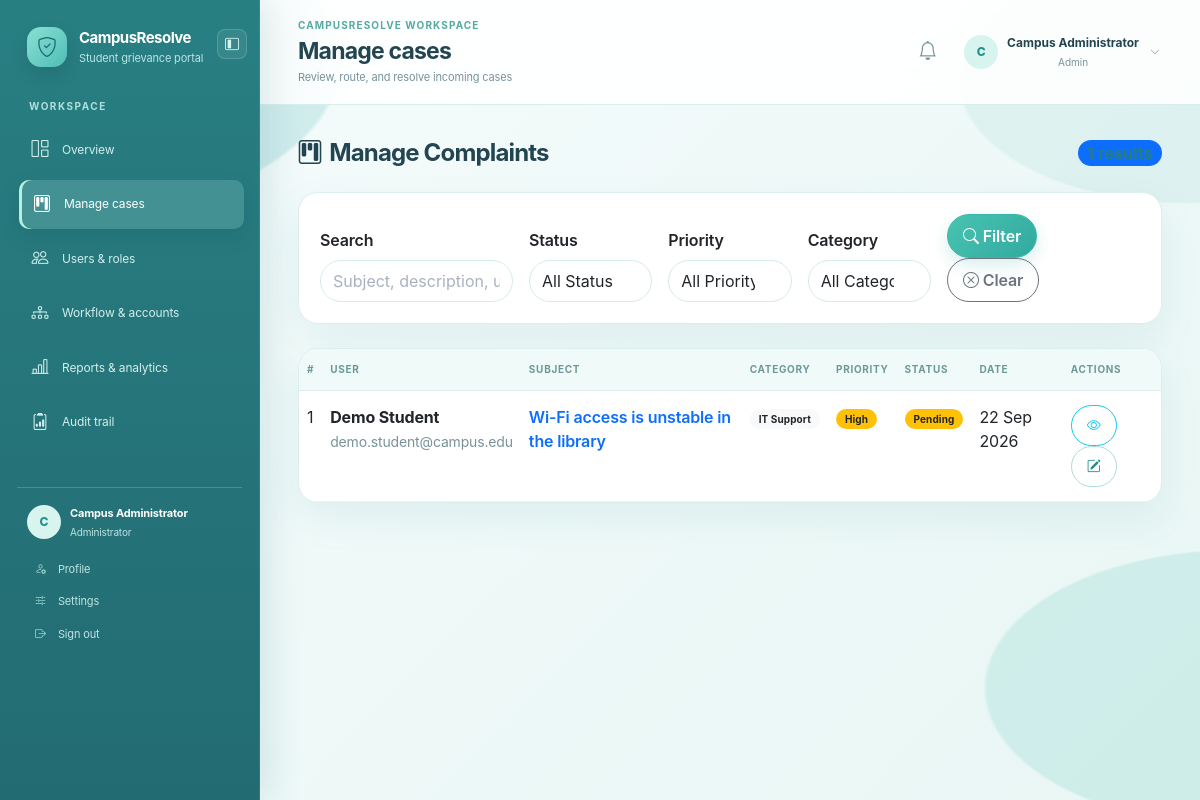
/admin_complaints.php (signed in), run on the app's committed database.
### tables this page shows
CREATE TABLE IF NOT EXISTS `complaints` (
  `id` INT AUTO_INCREMENT PRIMARY KEY,
  `user_id` INT NOT NULL,
  `department_id` INT DEFAULT NULL,
  `officer_id` INT DEFAULT NULL,
  `subject` VARCHAR(200) NOT NULL,
  `category` VARCHAR(100) NOT NULL,
  `priority` ENUM('Low','Medium','High','Critical') NOT NULL DEFAULT 'Medium',
  `description` TEXT NOT NULL,
  `status` ENUM('Pending','In Progress','Resolved','Rejected') NOT NULL DEFAULT 'Pending',
  `admin_remarks` TEXT DEFAULT NULL,
  `department_remarks` TEXT DEFAULT NULL,
  `officer_remarks` TEXT DEFAULT NULL,
  `resolved_at` TIMESTAMP NULL DEFAULT NULL,
  `created_at` TIMESTAMP DEFAULT CURRENT_TIMESTAMP,
  CONSTRAINT `fk_complaints_user` FOREIGN KEY (`user_id`) REFERENCES `users`(`id`) ON DELETE CASCADE,
  CONSTRAINT `fk_complaints_department` FOREIGN KEY (`department_id`) REFERENCES `departments`(`id`) ON DELETE SET NULL,
  CONSTRAINT `fk_complaints_officer` FOREIGN KEY (`officer_id`) REFERENCES `users`(`id`) ON DELETE SET NULL,
  INDEX `idx_complaints_status` (`status`), INDEX `idx_complaints_department` (`department_id`), INDEX `idx_complaints_officer` (`officer_id`),
  INDEX `idx_complaints_created_at` (`created_at`), INDEX `idx_complaints_user_created` (`user_id`, `created_at`), INDEX `idx_complaints_department_created` (`department_id`, `created_at`), INDEX `idx_complaints_officer_created` (`officer_id`, `created_at`)
);

CREATE TABLE IF NOT EXISTS `users` (
  `id` INT AUTO_INCREMENT PRIMARY KEY,
  `full_name` VARCHAR(100) NOT NULL,
  `email` VARCHAR(150) NOT NULL UNIQUE,
  `password` VARCHAR(255) NOT NULL,
  `role` ENUM('user','admin','department','officer') NOT NULL DEFAULT 'user',
  `department_id` INT DEFAULT NULL,
  `is_active` TINYINT(1) NOT NULL DEFAULT 1,
  `created_at` TIMESTAMP DEFAULT CURRENT_TIMESTAMP,
  CONSTRAINT `fk_users_department` FOREIGN KEY (`department_id`) REFERENCES `departments`(`id`) ON DELETE SET NULL,
  INDEX `idx_users_role_active` (`role`, `is_active`)
);

### admin_complaints.php (the view, shortened to what this page needs)
<?php
require_once 'config.php';
$search_query = trim($_GET['search'] ?? '');
$where_sql = '';
$sql = "SELECT c.*, u.full_name, u.email FROM complaints c JOIN users u ON c.user_id = u.id $where_sql ORDER BY c.created_at DESC";
$stmt = $conn->prepare($sql);
$stmt->execute();
$complaints = $stmt->get_result()->fetch_all(MYSQLI_ASSOC);
?>
<!DOCTYPE html>
<html lang="en">
<head>
    <link href="https://cdn.jsdelivr.net/npm/bootstrap@5.3.0/dist/css/bootstrap.min.css" rel="stylesheet">
    <link rel="stylesheet" href="https://cdn.jsdelivr.net/npm/bootstrap-icons@1.10.0/font/bootstrap-icons.css">
    <link rel="stylesheet" href="assets/css/style.css?v=sidebar-collapse-20260922-1">
</head>
<body>
    <div class="d-flex">
        <?php include 'includes/sidebar.php'; ?>
        <div class="flex-grow-1">
            <?php include 'includes/topbar.php'; ?>
            <main class="p-4">
                <div class="d-flex justify-content-between align-items-center mb-4">
                    <h4 class="fw-bold mb-0"><i class="bi bi-kanban me-2"></i>Manage Complaints</h4>
                    <span class="badge bg-primary fs-6"><?= count($complaints) ?> results</span>
                </div>
                <div class="card border-0 shadow-sm mb-4">
                    <div class="card-body">
                        <form method="GET" class="row g-3 align-items-end">
                            <div class="col-md-3">
                                <label class="form-label fw-semibold">Search</label>
                                <input type="text" name="search" class="form-control" placeholder="Subject, description, user..." value="<?= htmlspecialchars($search_query) ?>">
                            </div>
                            <div class="col-md-2">
                                <label class="form-label fw-semibold">Status</label>
                                <select name="status" class="form-select">
                                    <option value="">All Status</option>
                                </select>
                            </div>
                            <div class="col-md-2">
                                <label class="form-label fw-semibold">Priority</label>
                                <select name="priority" class="form-select">
                                    <option value="">All Priority</option>
                                </select>
                            </div>
                            <div class="col-md-2">
                                <label class="form-label fw-semibold">Category</label>
                                <select name="category" class="form-select">
                                    <option value="">All Categories</option>
                                </select>
                            </div>
                            <div class="col-md-3">
                                <button type="submit" class="btn btn-primary me-2"><i class="bi bi-search me-1"></i>Filter</button>
                                <a href="admin_complaints.php" class="btn btn-outline-secondary"><i class="bi bi-x-circle me-1"></i>Clear</a>
                            </div>
                        </form>
                    </div>
                </div>
                <div class="card border-0 shadow-sm">
                    <div class="card-body p-0">
                        <div class="table-responsive">
                            <table class="table table-hover mb-0">
                                <thead class="table-light">
                                    <tr>
                                        <th>#</th>
                                        <th>User</th>
                                        <th>Subject</th>
                                        <th>Category</th>
                                        <th>Priority</th>
                                        <th>Status</th>
                                        <th>Date</th>
                                        <th>Actions</th>
                                    </tr>
                                </thead>
                                <tbody>
                                    <?php if (empty($complaints)): ?>
                                    <tr><td colspan="8" class="text-center text-muted py-4">No complaints found.</td></tr>
                                    <?php else: ?>
                                    <?php foreach ($complaints as $c): ?>
                                    <tr>
                                        <td><?= $c['id'] ?></td>
                                        <td>
                                            <strong><?= htmlspecialchars($c['full_name']) ?></strong><br>
                                            <small class="text-muted"><?= htmlspecialchars($c['email']) ?></small>
                                        </td>
                                        <td>
                                            <a href="view_complaint.php?id=<?= $c['id'] ?>" class="text-decoration-none fw-semibold">
                                                <?= htmlspecialchars($c['subject']) ?>
                                            </a>
                                        </td>
                                        <td><span class="badge bg-light text-dark"><?= htmlspecialchars($c['category']) ?></span></td>
                                        <td>
                                            <?php
                                            $p_class = match($c['priority']) {
                                                'Low' => 'bg-secondary',
                                                'Medium' => 'bg-info',
                                                'High' => 'bg-warning text-dark',
                                                'Critical' => 'bg-danger',
                                                default => 'bg-secondary'
                                            };
                                            ?>
                                            <span class="badge <?= $p_class ?>"><?= $c['priority'] ?></span>
                                        </td>
                                        <td>
                                            <?php
                                            $s_class = match($c['status']) {
                                                'Pending' => 'bg-warning text-dark',
                                                'In Progress' => 'bg-info',
                                                'Resolved' => 'bg-success',
                                                'Rejected' => 'bg-danger',
                                                default => 'bg-secondary'
                                            };
                                            ?>
                                            <span class="badge <?= $s_class ?>"><?= $c['status'] ?></span>
                                        </td>
                                        <td><?= date('d M Y', strtotime($c['created_at'])) ?></td>
                                        <td>
                                            <a href="view_complaint.php?id=<?= $c['id'] ?>" class="btn btn-sm btn-outline-info me-1" title="View Details">
                                                <i class="bi bi-eye"></i>
                                            </a>
                                            <button class="btn btn-sm btn-outline-primary" data-bs-toggle="modal" data-bs-target="#modal-<?= $c['id'] ?>" title="Update Status">
                                                <i class="bi bi-pencil-square"></i>
                                            </button>
                                        </td>
                                    </tr>
                                    <?php endforeach; ?>
                                    <?php endif; ?>
                                </tbody>
                            </table>
                        </div>
                    </div>
                </div>
            </main>
        </div>
    </div>
</body>
</html>

### data on the page
complaints: id "1", user.full_name "Demo Student", user.email "demo.student@campus.edu", subject "Wi-Fi access is unstable in the library", category "IT Support", priority "High", status "Pending", created_at "22 Sep 2026"

### other printed values
$label "Overview Manage cases Users & roles Workflow & accounts Reports & analytics Audit trail"
$initial "C"
$_SESSION['user_name'] "Campus Administrator"
$role_label "Administrator"
$page_title "Manage cases"
$page_subtitle "Review, route, and resolve incoming cases"
$top_initial "C"
$top_role "Admin"
